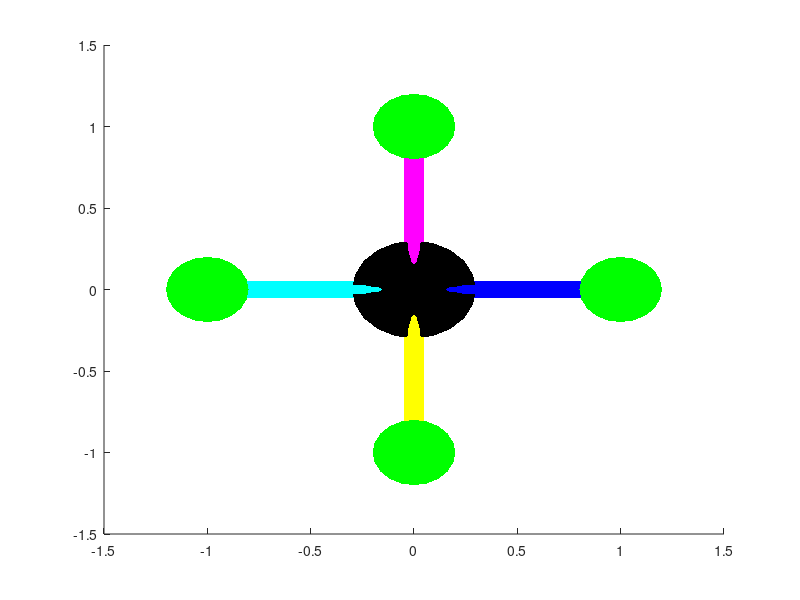

Reproduce this figure in MATLAB. (Note: this script raises an error after producing the figure.)
%% Assignment 6
function Simulator()
    % Construct the Quadcopter System.
    state  = setup_state();
    state  = setup_paint(state);

    % Simulate the Quadcopter.
    for i = 1:1000
        % Apply control.
        state  = apply_control(state);
                
        % Compute all state variables.
        state  = update_acceleration(state);
        state  = update_omega(state);
        state  = update_omegadot(state);
        
        % Advance state by 1 step.
        state  = advance(state);
        
        % Visualize the current state.
         paint(state);
    end
end

%% Assignment 2
function state = setup_state()
% Physical constants.
g = 9.81;      % gravitational acceleration m/sec^2
m = 0.8;       % mass in kg
L = 0.25;      % length of arms in m

k = 3e-3;      %
kb = 1e-7;     % Drag Coefficient
kd = 0.25;     % Drag Constant derived by using air flow, propeller sizes and air drag coefficient.
Ix = 5e-3;     % Moment of Inertia in X Euclidian Axis
Iy = 5e-3;     % Moment of Inertia in Y Euclidean Axis
Iz = 10e-3;    % Moment of Inertia in Z Euclidean Axis
dt = 1e-2;     % Simulation Step Size in Seconds

% state parameters
x         = [0; 0; 50];    % x, y, z location of the quadcopter Center of Gravity.
R         = zeros(3, 3);   % Rotation Matrix from Euclidian Linear to roll, pitch and yaw.
W         = zeros(3, 3);   % Translation Matrix from Euclidean roll, pitch and Yaw to Body Frame.
xdot      = zeros(3, 1);   % Velocity in x, y and z directions.
a         = zeros(3, 1);   % acceleration in x, y and z directiions.
omega     = zeros(3, 1);   % angular velocity around x, y and z axis.
omegadot  = zeros(3, 1);   % angular acceleration around x, y and z axis.
theta     = zeros(3, 1);   % roll pitch and yaw of the quadcopter.

% add some initial thetadot
thetadot  = rand(3, 1)*5;    % angular velocities of roll, pitch and yaw of the quadcopter.

% control parameters
integral  = zeros(3, 1);   % Integral of the out over time for integral component of the pid controller
error     = zeros(3, 1);   % reference signal based on the pid product of out and pid values.
tau       = zeros(3, 1);   % torques generated by the control system.

P = 9;                     % sample pid- proporional value.
I = 0;                     % sample pid - integral value.
D = 5;                     % sample pid - derivative value.
pid = [P; I; D];           % pid values for the state variable.

% graphics object
t = hgtransform;

% Struct given to the controller. Controller may store its persistent state in it.
state = struct('dt',       dt,       ...
               'Ix',       Ix,       ...
               'Iy',       Iy,       ...
               'Iz',       Iz,       ...
               'k',        k,        ...
               'kd',       kd,       ...
               'D',        D,        ...
               'P',        P,        ...
               'I',        I,        ...
               'L',        L,        ...
               'kb',       kb,       ...
               'm',        m,        ...
               'g',        g,        ...
               'x',        x,        ...
               'a',        a,        ...
               'R',        R,        ...
               'W',        W,        ...
               't',        t,        ...
               'pid',      pid,      ...
               'xdot',     xdot,     ...
               'omega',    omega,    ...
               'omegadot', omegadot, ...
               'tau',      tau,      ...
               'theta',    theta,    ...
               'thetadot', thetadot, ...
               'integral', integral, ...
               'error',    error);
end

% Update Translation between Body and Euclidian Frames.
function state = update_W(state)
phi   = state.theta(1);
theta = state.theta(2);
W = [
     1, 0,         -sin(theta)
     0, cos(phi),  cos(theta)*sin(phi)
     0, -sin(phi), cos(theta)*cos(phi)
     ];
state.W = W;
end

function state = setup_paint(state)
grid off
shading interp
view(3)

% Base
[x1,y1,z1] = cylinder([0.3 0.3 0 0 0 0 0]);
% Arms
[x2,y2,z2] = cylinder(0.05);
% Motors
[x3,y3,z3] = cylinder([0.2 0.2 0 0]);

h(1) = surface(x1,y1,0.2*z1,'FaceColor','black', 'edgecolor','none');
h(2) = surface(x1,y1,-0.2*z1,'FaceColor','white', 'edgecolor','none');
h(3) = surface(z2,x2,y2,'FaceColor','blue', 'edgecolor','none');
h(4) = surface(-z2,x2,y2,'FaceColor','cyan', 'edgecolor','none');
h(5) = surface(y2,z2,x2,'FaceColor','magenta', 'edgecolor','none');
h(6) = surface(y2,-z2,x2,'FaceColor','yellow', 'edgecolor','none');
h(7) = surface(x3-1, y3, 0.2*z3,'FaceColor','green', 'edgecolor','none');
h(8) = surface(x3-1, y3, -0.2*z3,'FaceColor','red', 'edgecolor','none');
h(9) = surface(x3+1, y3, 0.2*z3,'FaceColor','green', 'edgecolor','none');
h(10) = surface(x3+1, y3, -0.2*z3,'FaceColor','red', 'edgecolor','none');
h(11) = surface(x3, y3-1, 0.2*z3,'FaceColor','green', 'edgecolor','none');
h(12) = surface(x3, y3-1, -0.2*z3,'FaceColor','red', 'edgecolor','none');
h(13) = surface(x3, y3+1, 0.2*z3,'FaceColor','green', 'edgecolor','none');
h(14) = surface(x3, y3+1, -0.2*z3,'FaceColor','red', 'edgecolor','none');
set(h, 'Parent', state.t);
Txyz = makehgtform('translate', state.x);
set(state.t, 'Matrix', Txyz);
end


%% Assignment 1
% Compute rotation matrix for a set of angles.
function state = update_R(state)
phi   = state.theta(1);
theta = state.theta(2);
psi   = state.theta(3);
R = [
     cos(phi)*cos(theta), cos(phi)*sin(theta)*sin(psi)-cos(psi)*sin(phi), sin(phi)*sin(psi)+cos(phi)*cos(psi)*sin(theta)
     cos(theta)*sin(phi), cos(phi)*cos(psi)+sin(phi)*sin(theta)*sin(psi), cos(psi)*sin(phi)*sin(theta)-cos(phi)*sin(psi)
     -sin(theta),         cos(theta)*sin(psi),                            cos(theta)*cos(phi)
     ];
state.R = R;
end

%% Assignment 3
function state = apply_control(state)
    Ix = state.Ix;
    Iy = state.Iy;
    Iz = state.Iz;
    k  = state.k;
    L  = state.L;
    kb  = state.kb;
    in = zeros(4, 1);
    
    % Compute total thrust.
    state.thrust = state.m*state.g/...
        (cos(state.theta(1))*cos(state.theta(2)));
     
    
    % Compute error.
    state.error = state.pid(1)*state.theta ...
        + state.pid(2)*state.integral + state.pid(3)*state.thetadot;
    
    e1  = state.error(1);
    e2  = state.error(2);
    e3  = state.error(3);
    
    % Update controller state.
    state.integral = state.integral + state.theta * state.dt;
    
    % Optional: Prevent wind-up.
    if max(abs(state.integral)) > 0.1*state.dt
        % "wind-up".
        state.integral = zeros(3, 1);
    end
    
    % Compute input.
    in(1) = state.thrust/(4*k) - e1*Ix/(2*k*L)              - e3*Iz/(4*kb);
    in(2) = state.thrust/(4*k)              - e2*Iy/(2*k*L) + e3*Iz/(4*kb);
    in(3) = state.thrust/(4*k) + e1*Ix/(2*k*L)              - e3*Iz/(4*kb);
    in(4) = state.thrust/(4*k)              + e2*Iy/(2*k*L) + e3*Iz/(4*kb);
    
    state.tau = [
        L*k*(in(1) - in(3))
        L*k*(in(2) - in(4))
        kb* (in(1) - in(2) + in(3) - in(4))
    ];
end

%% Assignment 4 
% Compute acceleration in Euclidian/Inertial reference frame.
function state = update_acceleration(state)
    state = update_R(state);
    T = state.R * [0; 0; state.thrust];
    state.a = [0; 0; -state.g] + T/state.m - state.kd*state.xdot/state.m;
end

% Convert derivatives of the theta to angular velocity omega.
function state = update_omega(state)
    state = update_W(state);
    state.omega = state.W * state.thetadot;
end

% Compute angular acceleration in body frame.
function state = update_omegadot(state)
    tau = state.tau;
    I = diag([state.Ix; state.Iy; state.Iz]);
    state.omegadot = I\(tau - cross(state.omega, I*state.omega));
end


%% Assignment 5
function state = advance(state)

    % TODO
    state.omega = state.omega + state.omegadot*state.dt;
    state = update_thetadot(state);
    % TODO
    state.theta  = state.theta + state.thetadot*state.dt;
    
    % TODO
    state.xdot = state.xdot + state.a*state.dt;
    % TODO
    state.x = state.x + state.xdot*state.dt;
end

% Convert omega to roll, pitch, and yaw derivatives.
function state = update_thetadot(state)
    state = update_W(state);
    % TODO
    state.thetadot = state.W \ state.omega;
end

function paint(state)
    % TODO - Rx is the Rotation matrix around X axis.
    Rx  = makehgtform('xrotate', state.theta(1));
    
    % TODO - Ry is the Rotation matrix around Y axis.
    Ry  = makehgtform('yrotate', state.theta(2));
    
    % TODO - Rz is the Rotation matrix around Z axis.
    Rz  = makehgtform('zrotate', state.theta(3));
    
    % TODO - Txyz is the Translation matrix in space with respect x, y and z.
    Txyz  = makehgtform('translate', state.x); 
    
    set(state.t, 'Matrix', Txyz*Rz*Ry*Rx);       % Translate and rotate with respect to absolute position. 

    pause(state.dt)                              % delay by simulation step for close to realistic scenario.    
    drawnow                                      % draw the changes and update the figure. 
end
